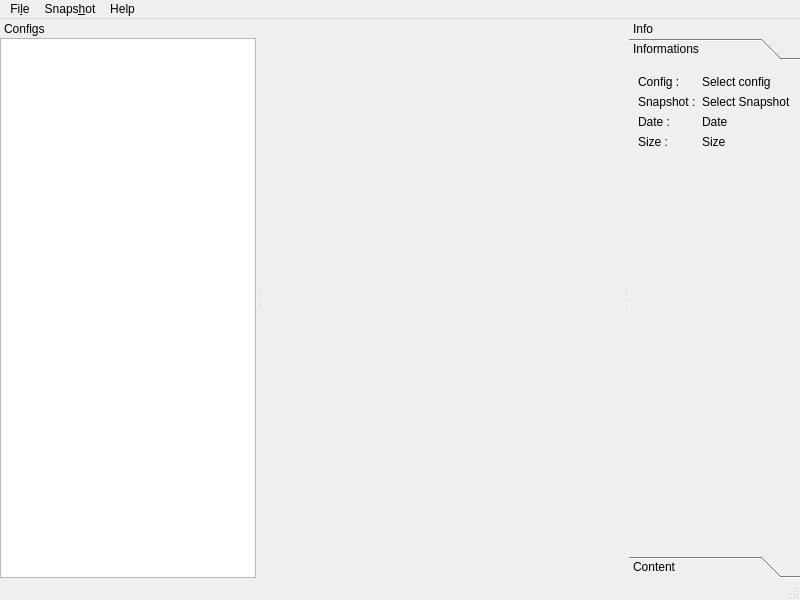
<?xml version="1.0" encoding="UTF-8"?>
<ui version="4.0">
 <class>MainWindow</class>
 <widget class="QMainWindow" name="MainWindow">
  <property name="geometry">
   <rect>
    <x>0</x>
    <y>0</y>
    <width>800</width>
    <height>600</height>
   </rect>
  </property>
  <property name="windowTitle">
   <string>QSnapper - BTRFS Snapshots manager</string>
  </property>
  <widget class="QWidget" name="centralwidget">
   <layout class="QVBoxLayout" name="verticalLayout_2">
    <property name="leftMargin">
     <number>0</number>
    </property>
    <property name="topMargin">
     <number>0</number>
    </property>
    <property name="rightMargin">
     <number>0</number>
    </property>
    <property name="bottomMargin">
     <number>0</number>
    </property>
    <item>
     <layout class="QVBoxLayout" name="layoutWindow"/>
    </item>
   </layout>
  </widget>
  <widget class="QStatusBar" name="statusbar"/>
  <widget class="QDockWidget" name="dockWidget">
   <property name="features">
    <set>QDockWidget::NoDockWidgetFeatures</set>
   </property>
   <property name="windowTitle">
    <string>Configs</string>
   </property>
   <attribute name="dockWidgetArea">
    <number>1</number>
   </attribute>
   <widget class="QWidget" name="dockWidgetContents">
    <layout class="QVBoxLayout" name="verticalLayout">
     <property name="leftMargin">
      <number>0</number>
     </property>
     <property name="topMargin">
      <number>0</number>
     </property>
     <property name="rightMargin">
      <number>0</number>
     </property>
     <property name="bottomMargin">
      <number>0</number>
     </property>
     <item>
      <widget class="QListWidget" name="lstConfigs"/>
     </item>
    </layout>
   </widget>
  </widget>
  <widget class="QMenuBar" name="menuBar">
   <property name="geometry">
    <rect>
     <x>0</x>
     <y>0</y>
     <width>800</width>
     <height>27</height>
    </rect>
   </property>
   <widget class="QMenu" name="menuFile">
    <property name="title">
     <string>Fi&amp;le</string>
    </property>
    <addaction name="actionOpen_Snapshot_in_file_manager"/>
    <addaction name="separator"/>
    <addaction name="actionQuit_2"/>
   </widget>
   <widget class="QMenu" name="menuSnapshot">
    <property name="title">
     <string>Snaps&amp;hot</string>
    </property>
    <addaction name="actionUpdate_list"/>
    <addaction name="separator"/>
    <addaction name="actionCreate_new_snapshot"/>
    <addaction name="actionDelete_this_snapshot"/>
   </widget>
   <widget class="QMenu" name="menuHelp">
    <property name="title">
     <string>Help</string>
    </property>
    <addaction name="actionAbout_Qt"/>
    <addaction name="actionAbout_QSnapper"/>
   </widget>
   <addaction name="menuFile"/>
   <addaction name="menuSnapshot"/>
   <addaction name="menuHelp"/>
  </widget>
  <widget class="QDockWidget" name="dockInfo">
   <property name="features">
    <set>QDockWidget::NoDockWidgetFeatures</set>
   </property>
   <property name="windowTitle">
    <string>Info</string>
   </property>
   <attribute name="dockWidgetArea">
    <number>2</number>
   </attribute>
   <widget class="QWidget" name="dockWidgetContents_4">
    <layout class="QVBoxLayout" name="verticalLayout_3">
     <property name="leftMargin">
      <number>0</number>
     </property>
     <property name="topMargin">
      <number>0</number>
     </property>
     <property name="rightMargin">
      <number>0</number>
     </property>
     <property name="bottomMargin">
      <number>0</number>
     </property>
     <item>
      <widget class="QToolBox" name="toolBox">
       <property name="currentIndex">
        <number>0</number>
       </property>
       <widget class="QWidget" name="page_3">
        <property name="geometry">
         <rect>
          <x>0</x>
          <y>0</y>
          <width>155</width>
          <height>463</height>
         </rect>
        </property>
        <attribute name="label">
         <string>Informations</string>
        </attribute>
        <layout class="QFormLayout" name="formLayout">
         <item row="0" column="0">
          <widget class="QLabel" name="label">
           <property name="text">
            <string>Config :</string>
           </property>
          </widget>
         </item>
         <item row="0" column="1">
          <widget class="QLabel" name="lblConfig">
           <property name="text">
            <string>Select config</string>
           </property>
          </widget>
         </item>
         <item row="2" column="0">
          <widget class="QLabel" name="label_2">
           <property name="text">
            <string>Snapshot :</string>
           </property>
          </widget>
         </item>
         <item row="2" column="1">
          <widget class="QLabel" name="lblSelectSnapshot">
           <property name="text">
            <string>Select Snapshot</string>
           </property>
          </widget>
         </item>
         <item row="3" column="0">
          <widget class="QLabel" name="label_4">
           <property name="text">
            <string>Date :</string>
           </property>
          </widget>
         </item>
         <item row="3" column="1">
          <widget class="QLabel" name="lblDate">
           <property name="text">
            <string>Date</string>
           </property>
          </widget>
         </item>
         <item row="4" column="0">
          <widget class="QLabel" name="label_3">
           <property name="text">
            <string>Size :</string>
           </property>
          </widget>
         </item>
         <item row="4" column="1">
          <widget class="QLabel" name="lblSize">
           <property name="text">
            <string>Size</string>
           </property>
          </widget>
         </item>
        </layout>
       </widget>
       <widget class="QWidget" name="page_4">
        <property name="geometry">
         <rect>
          <x>0</x>
          <y>0</y>
          <width>96</width>
          <height>84</height>
         </rect>
        </property>
        <attribute name="label">
         <string>Content</string>
        </attribute>
        <layout class="QVBoxLayout" name="verticalLayout_4">
         <property name="leftMargin">
          <number>0</number>
         </property>
         <property name="topMargin">
          <number>0</number>
         </property>
         <property name="rightMargin">
          <number>0</number>
         </property>
         <property name="bottomMargin">
          <number>0</number>
         </property>
         <item>
          <widget class="QTreeView" name="treeContent"/>
         </item>
        </layout>
       </widget>
      </widget>
     </item>
    </layout>
   </widget>
  </widget>
  <action name="actionNew_Snapshot">
   <property name="text">
    <string>&amp;New Snapshot</string>
   </property>
  </action>
  <action name="actionRemove_Snapshot">
   <property name="text">
    <string>&amp;Remove Snapshot</string>
   </property>
  </action>
  <action name="actionClean_Snapshot">
   <property name="text">
    <string>&amp;Clean Snapshot</string>
   </property>
  </action>
  <action name="actionReload_list_of_snapshots">
   <property name="text">
    <string>Reload &amp;list of snapshots</string>
   </property>
  </action>
  <action name="actionQuit">
   <property name="text">
    <string>&amp;Quit</string>
   </property>
  </action>
  <action name="actionMount_this_snapshot">
   <property name="text">
    <string>&amp;Mount this snapshot</string>
   </property>
  </action>
  <action name="actionExport_this_snapshot_into_image">
   <property name="text">
    <string>&amp;Export this snapshot into image</string>
   </property>
  </action>
  <action name="actionRefresh_snapshot_informations">
   <property name="text">
    <string>Refresh snapshot informations</string>
   </property>
  </action>
  <action name="actionCreate_new_Snapshot">
   <property name="text">
    <string>Create new Snapshot</string>
   </property>
  </action>
  <action name="actionDelete_Snapshots">
   <property name="text">
    <string>Delete Snapshots</string>
   </property>
  </action>
  <action name="actionExplore_this_Snapshot">
   <property name="text">
    <string>Explore this Snapshot</string>
   </property>
  </action>
  <action name="actionOpen_File_Manager">
   <property name="text">
    <string>Open File Manager</string>
   </property>
  </action>
  <action name="actionMount_this_Snapshot">
   <property name="text">
    <string>Mount this Snapshot</string>
   </property>
  </action>
  <action name="actionRollback_to_this_Snapshot">
   <property name="text">
    <string>Rollback to this Snapshot</string>
   </property>
  </action>
  <action name="actionExport_Snapshot_Image">
   <property name="text">
    <string>&amp;Export Snapshot Image</string>
   </property>
  </action>
  <action name="actionQuit_2">
   <property name="text">
    <string>&amp;Quit</string>
   </property>
  </action>
  <action name="actionOpen_Snapshot_in_file_manager">
   <property name="text">
    <string>&amp;Open Snapshot in file manager</string>
   </property>
   <property name="shortcut">
    <string>Ctrl+O</string>
   </property>
  </action>
  <action name="actionCreate_new_snapshot">
   <property name="text">
    <string>&amp;Create new snapshot</string>
   </property>
   <property name="shortcut">
    <string>Ctrl+N</string>
   </property>
  </action>
  <action name="actionDelete_this_snapshot">
   <property name="text">
    <string>&amp;Delete this snapshot</string>
   </property>
   <property name="shortcut">
    <string>Del</string>
   </property>
  </action>
  <action name="actionUpdate_list">
   <property name="text">
    <string>&amp;Update list</string>
   </property>
   <property name="shortcut">
    <string>F5</string>
   </property>
  </action>
  <action name="actionRollback_to_this_snapshot">
   <property name="text">
    <string>&amp;Rollback to this snapshot</string>
   </property>
  </action>
  <action name="actionCompare_files">
   <property name="text">
    <string>&amp;Compare files</string>
   </property>
  </action>
  <action name="actionAbout_Qt">
   <property name="text">
    <string>&amp;About Qt</string>
   </property>
  </action>
  <action name="actionAbout_QSnapper">
   <property name="text">
    <string>About &amp;QSnapper</string>
   </property>
  </action>
 </widget>
 <resources/>
 <connections/>
</ui>
